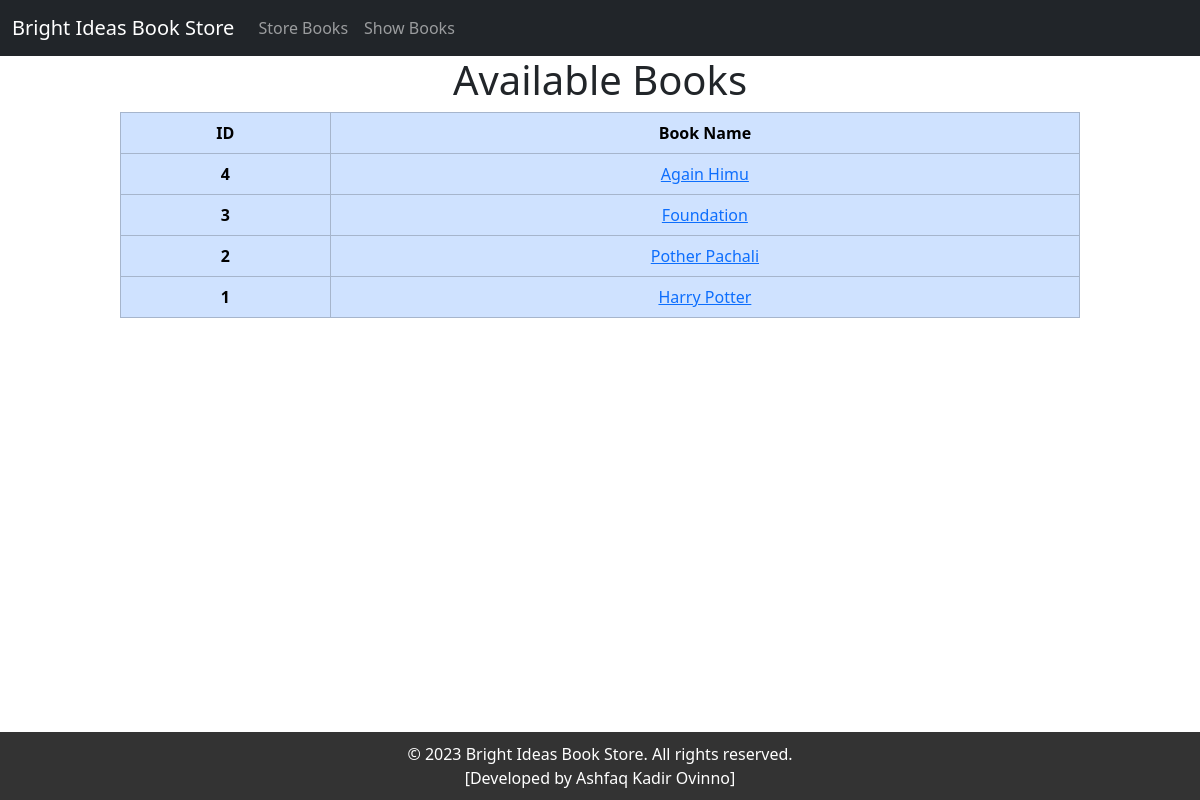
/show_books/, run on an earlier commit of the app's database.
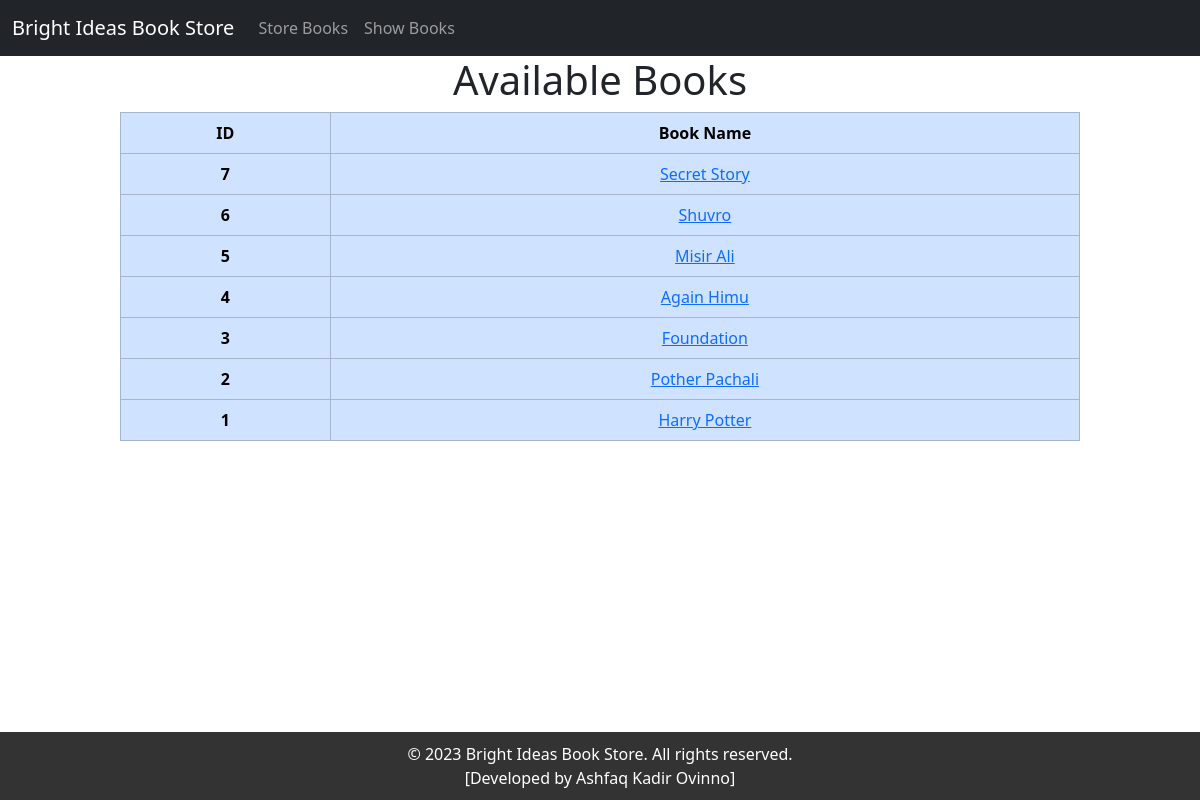
And on a later commit of the database.
### book/models.py (models this page shows)
class BookStoreModel(models.Model):
    CATEGORY = (
        ('Mystery', 'Mystery'),
        ('Thriller', 'Thriller'),
        ('Sci-Fi', 'Sci-Fi'),
        ('Humor', 'Humor'),
        ('Horror', 'Horror'),
    )
    id = models.IntegerField(primary_key=True)
    book_name = models.CharField(max_length=30)
    author = models.CharField(max_length=30)
    category = models.CharField(max_length=30, choices=CATEGORY)
    first_pub = models.DateTimeField(auto_now_add=True) # first entry
    last_pub = models.DateTimeField(auto_now=True) # edited entry

### book/views.py (the view)
# urls.py: path('show_books/', BookListView.as_view(), name='show_book'),
class BookListView(ListView):
    model = BookStoreModel
    template_name = 'show_book.html'
    context_object_name = 'book_list'
    ordering = ['-id']

### book/templates/show_book.html (shortened to what this page needs)
{% extends 'base.html' %}
{% block content %}
<div style="width: 50%; margin: auto; text-align: center">
  <h1>Available Books</h1>
  {% if book_list %}
</div>
<div style="width: 80%; margin: auto; text-align: center">
  <table class="table table-bordered table-primary">
    <thead>
      <tr>
        <th scope="col">ID</th>
        <th scope="col">Book Name</th>
      </tr>
    </thead>
    <tbody>
      {% for item in book_list %}
      <tr>
        <th scope="row">{{item.id}}</th>
        <td><a href="{% url 'book_details' item.id %}">{{item.book_name}}</a></td>
      </tr>
      {% endfor %}
    </tbody>
  </table>
  {% else %}
  <h3>No Data Available</h3>
  {% endif %}
</div>
{% endblock %}

### book/templates/base.html (shortened to what this page needs)
<!DOCTYPE html>
<html lang="en">
  <head>
    <link
      href="https://cdn.jsdelivr.net/npm/bootstrap@5.3.1/dist/css/bootstrap.min.css"
      rel="stylesheet"
    />
  </head>
  <body>
    <div>
      <nav class="navbar navbar-expand-lg bg-dark" data-bs-theme="dark">
        <div class="container-fluid">
          <a class="navbar-brand" href="{% url 'homepage' %}"
            >Bright Ideas Book Store</a
          >
          <div class="collapse navbar-collapse" id="navbarNavAltMarkup">
            <div class="navbar-nav">
              <a class="nav-link" href="{% url 'store_book' %}">Store Books</a>
              <a class="nav-link" href="{% url 'show_book' %}">Show Books</a>
            </div>
          </div>
        </div>
      </nav>
      {% block content %}{% endblock %}
      <div
        style="
          text-align: center;
          padding: 10px;
          background-color: #333;
          color: white;
          position: fixed;
          bottom: 0;
          width: 100%;
        "
      >
        <span>&copy; 2023 Bright Ideas Book Store. All rights reserved.</span>
        <br />
        <span>[Developed by Ashfaq Kadir Ovinno]</span>
      </div>
    </div>
  </body>
</html>

What changed in the data, as far as the page shows it:
added BookStoreModel: id "7", book_name "Secret Story"
added BookStoreModel: id "6", book_name "Shuvro"
added BookStoreModel: id "5", book_name "Misir Ali"
